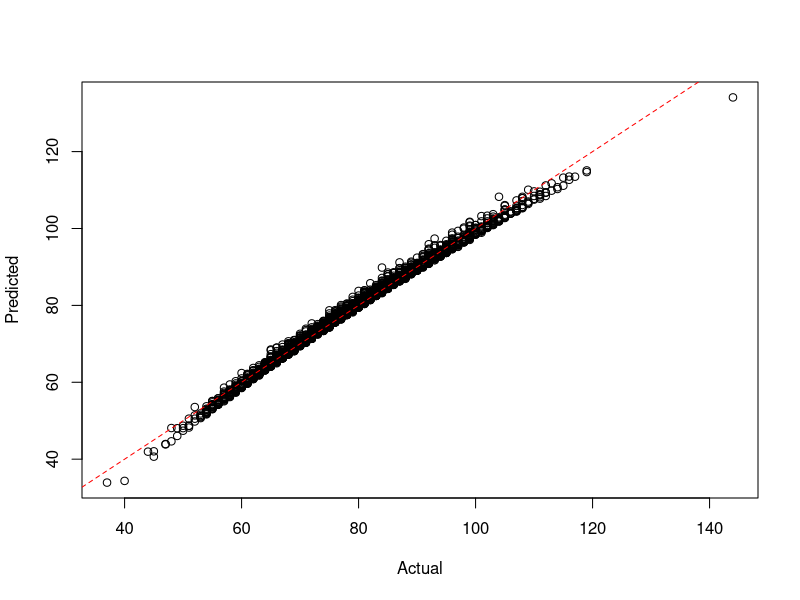

Recreate this plot in R.
setwd("c:/github/doerodney/NCAAB-D1M-2015-2016")

df = read.csv("dataframe.csv", header=TRUE)

summary(df)

# margin of victory
# df$mov = df$win_points_scored - df$loss_points_scored

model = lm(win_points_scored ~
	win_conference + 
	win_possessions + 
	win_offensive_rating + 
	win_defensive_rating + 
	win_personal_fouls + 
	loss_conference + 
	loss_possessions + 
	loss_offensive_rating + 
	loss_defensive_rating + 
	loss_defensive_rebounds + 
	loss_steals + 
	loss_blocked_shots + 
	loss_personal_fouls,
	data=df)

# remove low contributors
plotFit <- function(yObserved, yFitted, intercept=0) {
  plot(yObserved, yFitted, xlab="Actual", ylab="Predicted")
  abline(intercept, 1, lty=2, col=rgb(1,0,0))
}

plotFit(df$win_points_scored, fitted(model))


getGamePossessionRange <- function(df, teamName, opponentName) {
    teamPossessions <- getPossessions(df, teamName)
    opponentPossessions <- getPossessions(df, opponentName)
    
    possessions <- sort(c(teamPossessions, opponentPossessions))
    
    possessionRange <- seq(min(possessions), max(possessions))
    
    return(possessionRange)
}  


getPossessions <- function(df, teamName) {
    df <- as.data.frame(df)
    Possessions <- c(df$win_possessions[which(df$win_team == teamName)],
                     df$loss_possessions[which(df$loss_team == teamName)])
    return(Possessions)
}


getOffensiveRatings <- function(df, teamName) {
    df <- as.data.frame(df)
    OffensiveRatings <- c(df$win_offensive_rating[which(df$win_team == teamName)],
                          df$loss_offensive_rating[which(df$loss_team == teamName)])
    return(OffensiveRatings)
}


getDefensiveRatings <- function(df, teamName) {
    df <- as.data.frame(df)
    DefensiveRatings <- c(df$win_defensive_rating[which(df$win_team == teamName)],
                          df$loss_defensive_rating[which(df$loss_team == teamName)])
    return(DefensiveRatings)
}


getDefensiveRebounds <- function(df, teamName) {
    df <- as.data.frame(df)
    DefensiveRebounds <- c(df$win_defensive_rebounds[which(df$win_team == teamName)],
                              df$loss_defensive_rebounds[which(df$loss_team == teamName)])
    return(DefensiveRebounds)
}


getPersonalFouls <- function(df, teamName) {
    df <- as.data.frame(df)
    PersonalFouls <- c(df$win_personal_fouls[which(df$win_team == teamName)],
                       df$loss_personal_fouls[which(df$loss_team == teamName)])
    return(PersonalFouls)
}


getSteals <- function(df, teamName) {
    df <- as.data.frame(df)
    Steals <- c(df$win_steals[which(df$win_team == teamName)],
                df$loss_steals[which(df$loss_team == teamName)])
    return(Steals)
}


getBlockedShots <- function(df, teamName) {
    df <- as.data.frame(df)
    BlockedShots <- c(df$win_blocked_shots[which(df$win_team == teamName)],
                      df$loss_blocked_shots[which(df$loss_team == teamName)])
    return(BlockedShots)
}


getTeamConference <- function(df, teamName) {
    df <- as.data.frame(df)
  
    TeamConferences = df$win_conference[which(df$win_team == teamName)]
    if (length(TeamConferences) == 0) {
        TeamConferences = df$loss_conference[which(df$loss_team == teamName)]
    }
    return(as.character(TeamConferences[1]))
}


predictWinner <- function(teamName, opponentName, df, model, nScenarios=10000)
{
  gamePossessionRange = getGamePossessionRange(df, teamName, opponentName)    
    
  teamConference = getTeamConference(df, teamName)
  teamOffensiveRatings = getOffensiveRatings(df, teamName)
  teamDefensiveRatings = getDefensiveRatings(df, teamName)
  teamDefensiveRebounds  = getDefensiveRebounds(df, teamName)
  teamSteals = getSteals(df, teamName)
  teamPersonalFouls = getPersonalFouls(df, teamName)
  teamBlockedShots = getBlockedShots(df, teamName)
  
  opponentConference = getTeamConference(df, opponentName)
  opponentOffensiveRatings = getOffensiveRatings(df, opponentName)
  opponentDefensiveRatings = getDefensiveRatings(df, opponentName)
  opponentDefensiveRebounds  = getDefensiveRebounds(df, opponentName)
  opponentSteals = getSteals(df, opponentName)
  opponentPersonalFouls = getPersonalFouls(df, opponentName)
  opponentBlockedShots = getBlockedShots(df, opponentName)
  
  game_possessions = sample(gamePossessionRange, nScenarios, replace=TRUE)
  
  # Simulate data between the 10th and 90th quantile.
  minQuantile = 0.1
  maxQuantile = 0.9
  
  win_conference = rep(teamConference, nScenarios)
  win_possessions = game_possessions
  
  filtered = quantile(teamOffensiveRatings, c(minQuantile, maxQuantile))
  win_offensive_rating = runif(nScenarios, filtered[[1]], filtered[[2]])
  
  filtered = quantile(teamDefensiveRatings, c(minQuantile, maxQuantile))
  win_defensive_rating = runif(nScenarios, filtered[[1]], filtered[[2]])
  
  win_personal_fouls = sample(min(teamPersonalFouls):max(teamPersonalFouls), nScenarios, replace=TRUE)
  loss_conference = rep(opponentConference, nScenarios)
  loss_possessions = game_possessions
  
  filtered = quantile(opponentOffensiveRatings, c(minQuantile, maxQuantile))
  loss_offensive_rating = runif(nScenarios, filtered[[1]], filtered[[2]])
  
  filtered = quantile(opponentDefensiveRatings, c(minQuantile, maxQuantile))
  loss_defensive_rating = runif(nScenarios, filtered[[1]], filtered[[2]])
  loss_defensive_rebounds = runif(nScenarios, min(opponentDefensiveRebounds), max(opponentDefensiveRebounds))
  loss_steals = sample(min(opponentSteals):max(opponentSteals), nScenarios, replace=TRUE)
  loss_blocked_shots = sample(min(opponentBlockedShots):max(opponentBlockedShots), nScenarios, replace=TRUE)
  
  loss_personal_fouls = sample(min(opponentPersonalFouls):max(opponentPersonalFouls), nScenarios, replace=TRUE)
  
  # Create data frame for team score prediction.
  dfpt = cbind.data.frame(
    win_conference,
    win_possessions,
    win_offensive_rating,
    win_defensive_rating,
    win_personal_fouls,
    loss_conference,
    loss_possessions,
    loss_offensive_rating,
    loss_defensive_rating,
    loss_defensive_rebounds,
    loss_steals,
    loss_blocked_shots,
    loss_personal_fouls
  )
  
  teamPointsScored = round(predict(model, dfpt))
  
  # Create data frame for opponent score prediction.
  # Switch conferences
  x = loss_conference
  loss_conference = win_conference
  win_conference = x
  
  # Switch possessions
  x = loss_possessions
  loss_possessions = win_possessions
  win_possessions = x
  
  # Switch offensive ratings
  x = loss_offensive_rating
  loss_offensive_rating = win_offensive_rating
  win_offensive_rating = x
  
  # Switch defensive ratings
  x = loss_defensive_rating
  loss_defensive_rating = win_defensive_rating
  win_defensive_rating= x
  
  win_personal_fouls = sample(min(opponentPersonalFouls):max(opponentPersonalFouls), nScenarios, replace=TRUE)
  
  loss_defensive_rebounds = runif(nScenarios, min(teamDefensiveRebounds), max(teamDefensiveRebounds))
  loss_steals = sample(min(teamSteals):max(teamSteals), nScenarios, replace=TRUE)
  loss_blocked_shots = sample(min(teamBlockedShots):max(teamBlockedShots), nScenarios, replace=TRUE)
  loss_personal_fouls = sample(min(teamPersonalFouls):max(teamPersonalFouls), nScenarios, replace=TRUE)
  
  dfpo = cbind.data.frame(
    win_conference,
    win_possessions,
    win_offensive_rating,
    win_defensive_rating,
    win_personal_fouls,
    loss_conference,
    loss_possessions,
    loss_offensive_rating,
    loss_defensive_rating,
    loss_defensive_rebounds,
    loss_steals,
    loss_blocked_shots,
    loss_personal_fouls
  )
  
  # Predict opponent points scored.
  opponentPointsScored = round(predict(model, dfpo))
  
  # Make a dataframe of points scored.  Not sure why...
  pointsScored = cbind.data.frame(teamPointsScored, opponentPointsScored)
  
  # Produce/report a result message.
  teamWins = pointsScored$teamPointsScored > pointsScored$opponentPointsScored
  msg = sprintf("%d scenarios of %s versus %s:\n", nScenarios, teamName, opponentName)
  cat(msg)
  nTeamWins = length(which(teamWins == TRUE))
  nOpponentWins = nScenarios - nTeamWins
  margin = numeric(nScenarios)
  xlabel = ''
  ylabel = ''
  x = seq(1:nScenarios)
  win_team_name = ''
  scenarios_won = 0
  if (nTeamWins > nOpponentWins) {
    margin = sort(pointsScored$teamPointsScored - pointsScored$opponentPointsScored)
    
    win_team_name = teamName
    scenarios_won = nTeamWins
  } else {
    margin = sort(pointsScored$opponentPointsScored - pointsScored$teamPointsScored)
    win_team_name = opponentName
    scenarios_won = nOpponentWins
  }
  
  margin.min = min(margin)
  margin.max = max(margin)
  margin.mean = mean(margin)
  margin.sd = sd(margin)
  xlabel = sprintf("%s wins %d scenarios with a mean margin of %4.1f, sd = %5.2f.\n", win_team_name, scenarios_won, margin.mean, margin.sd)
  
  x = seq(margin.min, margin.max, length=1000)
  y = dnorm(x, mean=margin.mean, sd=margin.sd)
  plot(x, y, main=msg, xlab=xlabel, ylab=ylabel, type="l")
  
  abline(v=(mean(margin)))

  cat(xlabel)
  cat("\n")
  
  return(win_team_name)
}
# Run to here...

# RPI = (WP * 0.25) + (OWP * 0.50) + (OOWP * 0.25)
	
predictBracketWinner<-function(team_list, df, model, nScenarios=10000)
{
  winner = ''
  
  # Preallocate vectors for subsequent rounds.
  quarter_finalist = character(8)
  semi_finalist = character(4)
  finalist = character(2)
  
  if (length(team_list) == 16) {
    cat("\n")
    cat("Round of 16:\n")
    quarter_finalist[1] = predictWinner(team_list[1], team_list[16], df, model, nScenarios) 
    quarter_finalist[2] = predictWinner(team_list[8], team_list[9], df, model, nScenarios)
    quarter_finalist[3] = predictWinner(team_list[5], team_list[12], df, model, nScenarios)
    quarter_finalist[4] = predictWinner(team_list[4], team_list[13], df, model, nScenarios)
    quarter_finalist[5] = predictWinner(team_list[6], team_list[11], df, model, nScenarios)
    quarter_finalist[6] = predictWinner(team_list[3], team_list[14], df, model, nScenarios)
    quarter_finalist[7] = predictWinner(team_list[7], team_list[10], df, model, nScenarios)
    quarter_finalist[8] = predictWinner(team_list[2], team_list[15], df, model, nScenarios)
    
    cat("\n")
    cat("Quarter-finals:\n")
    semi_finalist[1] = predictWinner(quarter_finalist[1], quarter_finalist[2], df, model, nScenarios)
    semi_finalist[2] = predictWinner(quarter_finalist[3], quarter_finalist[4], df, model, nScenarios)
    semi_finalist[3] = predictWinner(quarter_finalist[5], quarter_finalist[6], df, model, nScenarios)
    semi_finalist[4] = predictWinner(quarter_finalist[7], quarter_finalist[8], df, model, nScenarios)
    
    cat("\n")
    cat("Semi-finals:\n")
    finalist[1] = predictWinner(semi_finalist[1], semi_finalist[2], df, model, nScenarios)
    finalist[2] = predictWinner(semi_finalist[3], semi_finalist[4], df, model, nScenarios)
    
    cat("\n")
    cat("Final:\n")
    winner = predictWinner(finalist[1], finalist[2], df, model, nScenarios)
  }
  else {
    winner = sprintf("The team list needs 16 teams.  The supplied list has %d.", length(team_list))
  }
  
  return(winner)
}  


get_east_teams<-function(df, model)
{  
  teams = c(
	'north-carolina-tar-heels', 'xavier-musketeers',
	'west-virginia-mountaineers', 'kentucky-wildcats',
	'indiana-hoosiers', 'notre-dame-fighting-irish',
	'wisconsin-badgers', 'usc-trojans',
	'providence-friars', 'pittsburgh-panthers',
	'play-in', 'chattanooga-mocs', 
	'stony-brook-seawolves', 'stephen-f-austin-lumberjacks',
	'weber-state-wildcats', 'play-in'
	
  ) 
  
  teams[11] = predictWinner('michigan-wolverines', 'tulsa-golden-hurricane', df, model)
  teams[16] = predictWinner('fgcu-eagles', 'fairleigh-dickinson-knights', df, model)
  
  return(teams)
}  
 
 
get_midwest_teams<-function(df, model)
{
  teams = c(
	'virginia-cavaliers', 'michigan-state-spartans',
	'utah-runnin-utes', 'iowa-state-cyclones',
	'purdue-boilermakers', 'seton-hall-pirates',
	'dayton-flyers', 'texas-tech-red-raiders',
	'butler-bulldogs', 'syracuse-orange',
	'gonzaga-bulldogs', 'little-rock-trojans',
	'iona-gaels', 'fresno-state-bulldogs',
	'middle-tennessee-blue-raiders', 'hampton-pirates'
  )
  
  return(teams)
}


get_south_teams<-function(df, model)
{
  teams = c(
	'kansas-jayhawks', 'villanova-wildcats',
	'miami-fl-hurricanes', 'california-golden-bears',
	'maryland-terrapins', 'arizona-wildcats',
	'iowa-hawkeyes', 'colorado-buffaloes',
	'connecticut-huskies', 'temple-owls',
	'play-in', 'south-dakota-state-jackrabbits',
	'hawaii-rainbow-warriors', 'buffalo-bulls',
	'unc-asheville-bulldogs', 'austin-peay-governors'
  )
  
  teams[11] = predictWinner('wichita-state-shockers', 'vanderbilt-commodores', df, model) 
  
  return(teams)
}


get_west_teams<-function(df, model)
{
  teams = c(
	'oregon-ducks', 'oklahoma-sooners',
	'texas-am-aggies', 'duke-blue-devils',
	'baylor-bears', 'texas-longhorns',
	'oregon-state-beavers', 'saint-josephs-hawks',
	'cincinnati-bearcats', 'vcu-rams',
	'uni-panthers', 'yale-bulldogs',
	'uncw-seahawks', 'green-bay-phoenix',
	'bakersfield-roadrunners', 'play-in' 
  )
  
  teams[16] = predictWinner('holy-cross-crusaders', 'southern-university-jaguars', df, model)
  
  return(teams)
}


predictTournamentWinner<-function(df, model)
{
	semifinalists = character(4)
	# East
	cat("\n")
    cat("East Bracket Championship:\n")
	teams = get_east_teams(df, model)
	semifinalists[1] = predictBracketWinner(teams, df, model)
	
	# Midwest
	cat("\n")
    cat("Midwest Bracket Championship:\n")
	teams = get_midwest_teams(df, model)
	semifinalists[2] = predictBracketWinner(teams, df, model)
	
	# West
	cat("\n")
    cat("West Bracket Championship:\n")
	teams = get_west_teams(df, model)
	semifinalists[3] = predictBracketWinner(teams, df, model)
	
	# South
	cat("\n")
    cat("South Bracket Championship:\n")
	teams = get_south_teams(df, model)
	semifinalists[4] = predictBracketWinner(teams, df, model)
	
	cat("\n")
    cat("Final Four:\n")
	finalists = character(2)
	finalists[1] = predictWinner(semifinalists[1], semifinalists[4], df, model)
	finalists[2] = predictWinner(semifinalists[2], semifinalists[3], df, model)
	cat("\n")
  
  cat("Final Two:\n")
  champion = predictWinner( finalists[1], finalists[2], df, model)
    
}

#---Run from top down to here.--------------------------------




getHomeAwayMarginOfVictory<- function( team_name, df) {
    # Determine indexes that involve team.
	win_index = which(df$win_team == team_name)
	loss_index = which(df$loss_team == team_name)
	
	# What were the win and loss margins?
	win_margin = df$win_points_scored[win_index] - df$loss_points[win_index]
	loss_margin = df$loss_points[loss_index] - df$win_points_scored[loss_index]
	
	# What courts were used?
	win_loss = c('home', 'away')
	win_court = ifelse(df$win_court[win_index] == win_loss[1], win_loss[1], win_loss[2])
	loss_court = ifelse(df$win_court[loss_index] == 'home', win_loss[2], win_loss[1])

	margin = c(win_margin, loss_margin)
	court = c(win_court, loss_court)
	court = as.factor(court)
	df_team = data.frame(margin, court)
	
	return(df_team)
}

getHomeCourtAdvantage <- function( team_name, df) {
	df_team = getHomeAwayMarginOfVictory(team_name, df)
	mdl = aov(margin ~ court, data=df_team)
	
	x = summary.lm(mdl)
	
	home_court_advantage = x$coefficients[1,1] + x$coefficients[2,1]
	probability = x$coefficients[2,4]
	
	alist = list('home_court_advantage'=home_court_advantage,
		'probability'=probability)
		
	return(alist)
}

plotHomeCourtAdvantage <- function( team_name, df) {
	df_team = getHomeAwayMarginOfVictory(team_name, df)
	alist = getHomeCourtAdvantage(team_name, df)
	home_court_advantage = alist$home_court_advantage
	probability = alist$probability
	
	significance = ifelse(probability < 0.05, 'significant', 'not significant')
	
	grand_mean = mean(df_team$margin)
	mean_margin_by_court = tapply(df_team$margin, df_team$court, mean)
	home_mean = mean_margin_by_court['home']
	away_mean = mean_margin_by_court['away']
	title = sprintf("Margin of victory against D1 opponents: %s", team_name)
	# x axis values are just an index.
	x = seq(1, length(df_team$margin))
	
	# Initially plot blanks just to initialize.
	ylabel = sprintf("Home court advantage: %2.0f (%s)", home_court_advantage, significance)
	plot(x, df_team$margin[x], main=title, xlab='game', ylab=ylabel, type='n')
	legend("topright", legend=c('home', 'away'), col=c('green', 'red'), pch=c(17,25))
	
	# Plot the mean lines.
	abline(h=0)
	abline(h=grand_mean)
	abline(h=home_mean, col='green')
	abline(h=away_mean, col='red')
	
	# Get indexes for home and away courts.
	home_index = which(df_team$court == 'home')
	away_index = which(df_team$court == 'away')
	
	# Plot points for home and away indexes.
	points(home_index, df_team$margin[home_index], col='green', pch=17)
	points(away_index, df_team$margin[away_index], col='red', pch=25)
}


plotOffensiveRating <- function( team_name, other_team_name, df) {
	# Get the offensive rating for each team in both win and loss results.
	# Get the relevant rows from the dataframe argument.
	
	# Create a subset dataframe.					  
	dfprime = subset(df, 
		select=c(win_team, win_offensive_rating, loss_team, loss_offensive_rating),
		subset=(win_team == team_name | loss_team == team_name |
		        win_team == other_team_name | loss_team == other_team_name))
	
	# Create labels for the legend.
	team_win_label = sprintf("%s win", team_name)
	team_loss_label = sprintf("%s loss", team_name)
	other_team_win_label = sprintf("%s win", other_team_name)
	other_team_loss_label = sprintf("%s loss", other_team_name)
	title_label = sprintf("Offensive ratings of %s and %s", team_name, other_team_name)
	
	# Plot points for team win and loss indexes.
	team_win_rows = which(dfprime$win_team == team_name)
	team_loss_rows = which(dfprime$loss_team == team_name)
	other_win_rows = which(dfprime$win_team == other_team_name)
	other_loss_rows = which(dfprime$loss_team == other_team_name)
	
	# Create initial plot data.
	x = c(team_win_rows, team_loss_rows, other_win_rows, other_loss_rows) 
	offensive_rating_list = c(
		dfprime$win_offensive_rating[team_win_rows],
		dfprime$loss_offensive_rating[team_loss_rows],
		dfprime$win_offensive_rating[other_win_rows],
		dfprime$loss_offensive_rating[other_loss_rows] )
	
	# Initially plot blanks just to initialize the graph.
	plot(x, offensive_rating_list, main=title_label, xlab='', ylab='offensive_rating', type='n')
	legend("topright", 
			legend=c(team_win_label, team_loss_label, 
			         other_team_win_label, other_team_loss_label), 
			col=c('green', 'red', 'blue', 'orange'), 
			pch=c(2, 6, 3, 4))
	
	points(team_win_rows, dfprime$win_offensive_rating[team_win_rows], col='green', pch=2)
	points(team_loss_rows, dfprime$loss_offensive_rating[team_loss_rows], col='red', pch=6)
	points(other_win_rows, dfprime$win_offensive_rating[other_win_rows], col='blue', pch=3)
	points(other_loss_rows, dfprime$loss_offensive_rating[other_loss_rows], col='red', pch=4)
}

plotDefensiveRating <- function( team_name, other_team_name, df) {
	# Get the defensive rating for each team in both win and loss results.
	# Get the relevant rows from the dataframe argument.
	# Create a subset dataframe.					  
	dfprime = subset(df, 
		select=c(win_team, win_defensive_rating, loss_team, loss_defensive_rating),
		subset=(win_team == team_name | loss_team == team_name |
		        win_team == other_team_name | loss_team == other_team_name))
	
	# Create labels for the legend.
	team_win_label = sprintf("%s win", team_name)
	team_loss_label = sprintf("%s loss", team_name)
	other_team_win_label = sprintf("%s win", other_team_name)
	other_team_loss_label = sprintf("%s loss", other_team_name)
	title_label = sprintf("Defensive ratings of %s and %s", team_name, other_team_name)
	
	# Plot points for team win and loss indexes.
	team_win_rows = which(dfprime$win_team == team_name)
	team_loss_rows = which(dfprime$loss_team == team_name)
	other_win_rows = which(dfprime$win_team == other_team_name)
	other_loss_rows = which(dfprime$loss_team == other_team_name)
	
	# Create initial plot data.
	x = c(team_win_rows, team_loss_rows, other_win_rows, other_loss_rows) 
	defensive_rating_list = c(
		dfprime$win_defensive_rating[team_win_rows],
		dfprime$loss_defensive_rating[team_loss_rows],
		dfprime$win_defensive_rating[other_win_rows],
		dfprime$loss_defensive_rating[other_loss_rows] )
	
	# Initially plot blanks just to initialize the graph.
	plot(x, defensive_rating_list, main=title_label, xlab='', ylab='defensive_rating', type='n')
	legend("topright", 
			legend=c(team_win_label, team_loss_label, 
			         other_team_win_label, other_team_loss_label), 
			col=c('green', 'red', 'blue', 'orange'), 
			pch=c(2, 6, 3, 4))
	
	points(team_win_rows, dfprime$win_defensive_rating[team_win_rows], col='green', pch=2)
	points(team_loss_rows, dfprime$loss_defensive_rating[team_loss_rows], col='red', pch=6)
	points(other_win_rows, dfprime$win_defensive_rating[other_win_rows], col='blue', pch=3)
	points(other_loss_rows, dfprime$loss_defensive_rating[other_loss_rows], col='red', pch=4)
}


# Bracket couples:
# 1-16
# 8-9
# 5-12
# 4-13
# 6-11
# 3-14
# 7-10
# 2-15



test_predictions<-function(game_date, data_date, df) 
{
   dfprime = df[which(df$date <= data_date), ]
   mprime = lm(win_points_scored ~
                 win_conference + 
                 win_possessions + 
                 win_offensive_rating + 
                 win_defensive_rating + 
                 win_personal_fouls + 
                 loss_conference + 
                 loss_possessions + 
                 loss_offensive_rating + 
                 loss_defensive_rating + 
                 loss_defensive_rebounds + 
                 loss_steals + 
                 loss_blocked_shots + 
                 loss_personal_fouls,
                 data=dfprime)
   win_team_list = df$win_team[which(df$date == game_date)]
   loss_team_list = df$loss_team[which(df$date == game_date)]
   
   game_count = length(win_team_list)
   
   correct_count = 0
   for (i in 1:game_count) {
     win_team = as.character(win_team_list[i])
     loss_team = as.character(loss_team_list[i])
     predicted_win_team = predictWinner(win_team, loss_team, dfprime, mprime)
     if (predicted_win_team == win_team) {
       correct_count = correct_count + 1
     }
   }
   
   sprintf("%d correct out of %d for %d using data from %d.", 
           correct_count, game_count, game_date, data_date)
}
